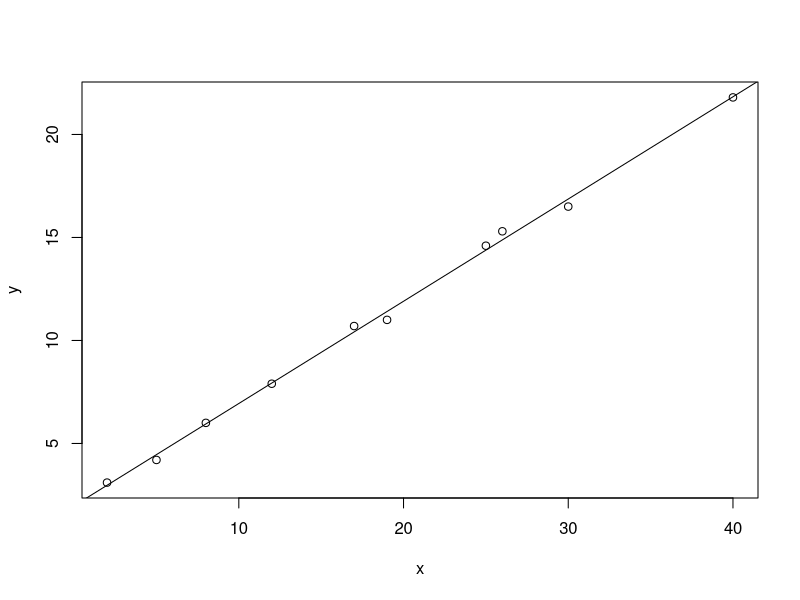

The R source for this figure:
#check linear_regression.png

# Yi = ß0+ß1Xi

# Yi = Dependent Variable
# ß0 = Constant/Intercept
# ß1 = Slope/Coefficient
# Xi = Independent Variable

#example

x <- c (2, 5, 8, 12, 17, 19, 25, 26, 30, 40)
y <- c (3.1,4.2, 6, 7.9, 10.7, 11, 14.6,15.3, 16.5, 21.8)
bag <- lm(y~x)
print(bag)

#FINDING THE ESTIMATED VALUE WITH THE PREDICT FUNCTION
x <- c(2, 5, 8, 12, 17, 19, 25, 26, 30, 40)
y <- c(3.1,4.2, 6, 7.9, 10.7, 11, 14.6,15.3, 16.5, 21.8)
bag <- lm(y~x)
z<-data.frame(x,y)
r <-  predict(bag,data.frame(x=4))
print(r)
# for x=4, y is 3.962408 

#fitting line
x <- c(2, 5, 8, 12, 17, 19, 25, 26, 30, 40)
y <- c(3.1,4.2, 6, 7.9, 10.7, 11, 14.6,15.3, 16.5, 21.8)
bag <- lm(y~x)
plot(x,y,abline(bag))
